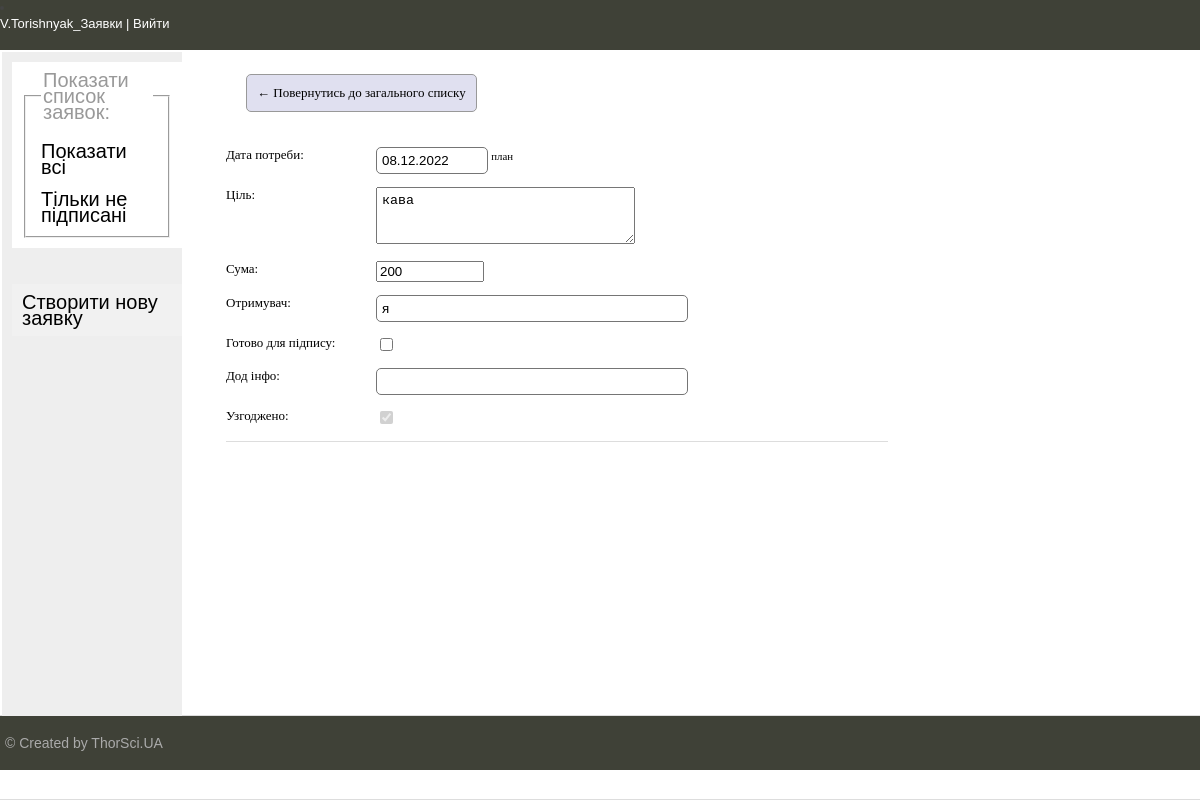
/req-update/2/ (signed in), run on the app's committed database.
### requestApp/models.py (models this page shows, shortened)
class Req(models.Model):
    user = models.ForeignKey(User, on_delete=models.PROTECT, default=None,
                             verbose_name='Автор', related_name='reqs')
    req_date = models.DateTimeField(auto_now=True,
                                    verbose_name='Дата заявки')
    pay_date = models.DateField(verbose_name='Дата потреби',
                                default=get_default_pay_date,
                                help_text='<sup>план</sup>', )
    target = models.TextField(max_length=500, verbose_name='Ціль',
                              error_messages={'blank': 'Необхідно заповнити це поле'})
    sum = models.IntegerField(default=0, verbose_name='Сума')
    receiver = models.CharField(max_length=50, verbose_name='Отримувач')
    is_ready = models.BooleanField(default=False, verbose_name='Готово для підпису')
    is_agreed = models.BooleanField(default=False, verbose_name='Узгоджено')
    info_text = models.CharField(max_length=500, blank=True, verbose_name='Дод інфо')
    class Meta:
        verbose_name = 'Заявка'
        verbose_name_plural = 'ЗаявкиРДС'
        ordering = ['-req_date']

### requestApp/views.py (the view)
# urls.py: path('req-update/<int:pk>/', ReqUpdate.as_view(), name='req-update'),
class ReqUpdate(LoginRequiredMixin, UpdateView):
    model = Req
    form_class = ReqUpdateForm
    success_url = reverse_lazy('req-list')

### requestApp/forms.py
class ReqUpdateForm(ModelForm):
    class Meta:
        model = Req
        fields = ['pay_date', 'target', 'sum', 'receiver', 'is_ready', 'info_text']
        fields += ['is_agreed', ]
        widgets = {
            'target': Textarea(attrs={'cols': 29, 'rows': 3}),
            'is_agreed': CheckboxInput(attrs={'disabled': True}),
        }

### requestApp/templates/requestApp/req_form.html (shortened to what this page needs)
{% extends 'requestApp/base.html' %}
{% block content %}
<table>
    <tr>
        {% if req.is_agreed %}
        <td class="link-button"><a href="{% url 'req-list' %}">&#8592; Повернутись до загального списку </a></td>
        {% endif %}
    </tr>
    <tr>
        <td>
        <form method="POST" action="">
            {{form.as_p}}
        </form>
        </td>
    </tr>
</table>
{% endblock %}

### requestApp/templates/requestApp/base.html (shortened to what this page needs)
{% load static %}
<!DOCTYPE html>
<html>
<head>
    <link type="text/css" href="{% static 'requestApp/css/styles.css' %}" rel="stylesheet"/>
</head>
<body>
<table class="table-page" border=0 cellpadding="0" cellspacing="0">
    <tr>
        <td valign=top>
            {% block mainmenu %}
            <div class="header">
                <div class="clear">
                    {% if request.user.is_authenticated %}
                    <li>
                        <div class="user"><a href="{% url 'logout' %}">{{request.user|title}}   |   Вийти</a></div>
                    </li>
                    {%endif%}
                </div>
            </div>
            {% endblock mainmenu %}
            <table class="table-content">
                <tr>
                    <td valign="top" class="left-chapters">
                        <ul id="leftchapters">
                            {% if request.user.is_authenticated %}
                            <li class="btn active">
                                <fieldset>
                                    <legend>Показати список заявок:</legend>
                                    <br>
                                    <div><a href="{% url 'req-list'   %}">Показати всі</a></div>
                                    <br>
                                    <div><a href="{% url 'req-list'   %}?signed=False">Тільки не підписані</a></div>
                                </fieldset>
                            </li>
                            <br>
                            <li class="btn"><a href="{% url 'req-create' %}">Створити нову заявку</a></li>
                            {% endif %}
                        </ul>
                    </td>
                    <td valign="top" class="content">
                        <div class="content-text">
                            {% block content %}
                            {% endblock %}
                        </div>
                    </td>
                </tr>
            </table>
        </td>
    </tr>
    <tr>
        <td valign=top>
            <div id="footer">
                <p>&copy; Created by ThorSci.UA </p>
            </div>
        </td>
    </tr>
</table>
</body>
</html>

### requestApp/static/requestApp/css/styles.css (style rules this page uses)
html, body { font-family: 'Arial'; margin: 0; padding: 0; height: 100%; width: 100%; color: #444; }
a { color:black; text-decoration: none; vertical-align:center; }
.user a { color:white; }
.table-page { width: 100%; height: 100%; vertical-align: top; }
.table-page { height: 100%; }
table { width: 70%; }
.clear { clear: both; }
.header { background: #3F4137; height: 50px; position: sticky; top: 0; }
.table-content { width: 100%; min-height: 100%; height: 100%; }
.left-chapters { margin: 0; background: #eee; min-height: 100%; }
.left-chapters ul { width: 180px; min-height: 100%; margin: 0; padding: 0px 0px 0px 0px; list-style: none; font-size: 20px; }
.left-chapters ul li { margin: 10px 0px 10px 10px; padding: 10px 10px 10px 10px; color: #999; }
.left-chapters ul li a { text-decoration: none; width:100% }
.content { padding: 0px 20px 20px 20px; width: 100%; box-sizing: border-box; }
.content-text { margin: 0px 0 0 20px; color: #000; font-family: Yandex Sans Display Light; }
#footer { box-sizing: border-box; background: #3F4137; padding: 5px; color: #aaa; font-size: 14px; font-family: Verdana, Geneva, Arial, Helvetica; text-align: left; overflow: hidden; }
td { font-size: 0.8125rem; line-height: 16px; vertical-align: top; padding: 0px; border-bottom: 1px solid #ddd; }
input[type=text], input[type=password] { border: 1px solid #757575; border-radius: 5px; padding: 5px; width: 300px; }
.link-button, input[type=submit] { border: 1px solid #999; border-radius:5px; display: inline-block; margin:20px; padding: 10px; background:#e0e0f0; }
#id_target { padding:5px; }
#id_sum, #id_pay_date { width:100px; }
p label { width:150px; float: left; }
.btn { border: none; outline: none; padding: 10px 16px; background-color: #f1f1f1; cursor: pointer; }
.active, .btn:hover { background-color: #fff; border-right-color:red; }

### data on the page
Req: pay_date "08.12.2022", target "кава", sum "200", receiver "я", is_agreed "☑"

### other printed values
{{ request.user|title }} "V.Torishnyak_Заявки"
